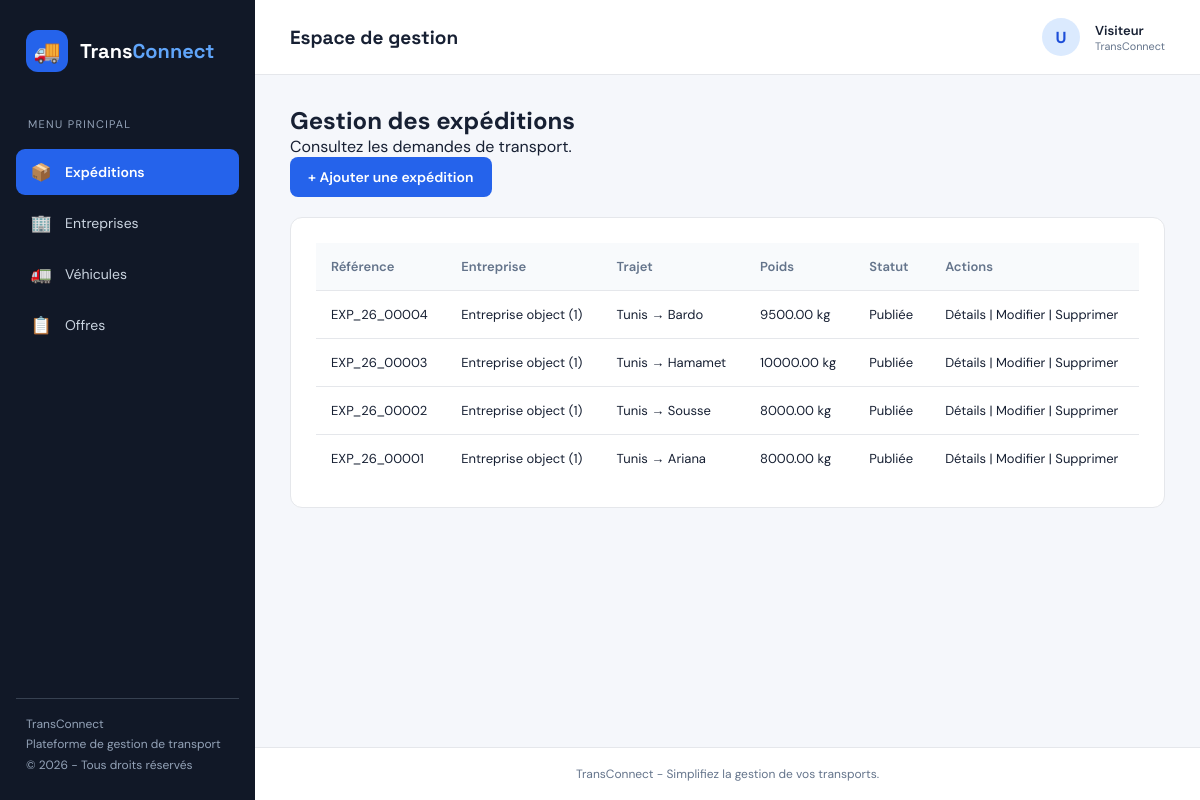
The page /expeditions/list/ on the database as committed earlier.
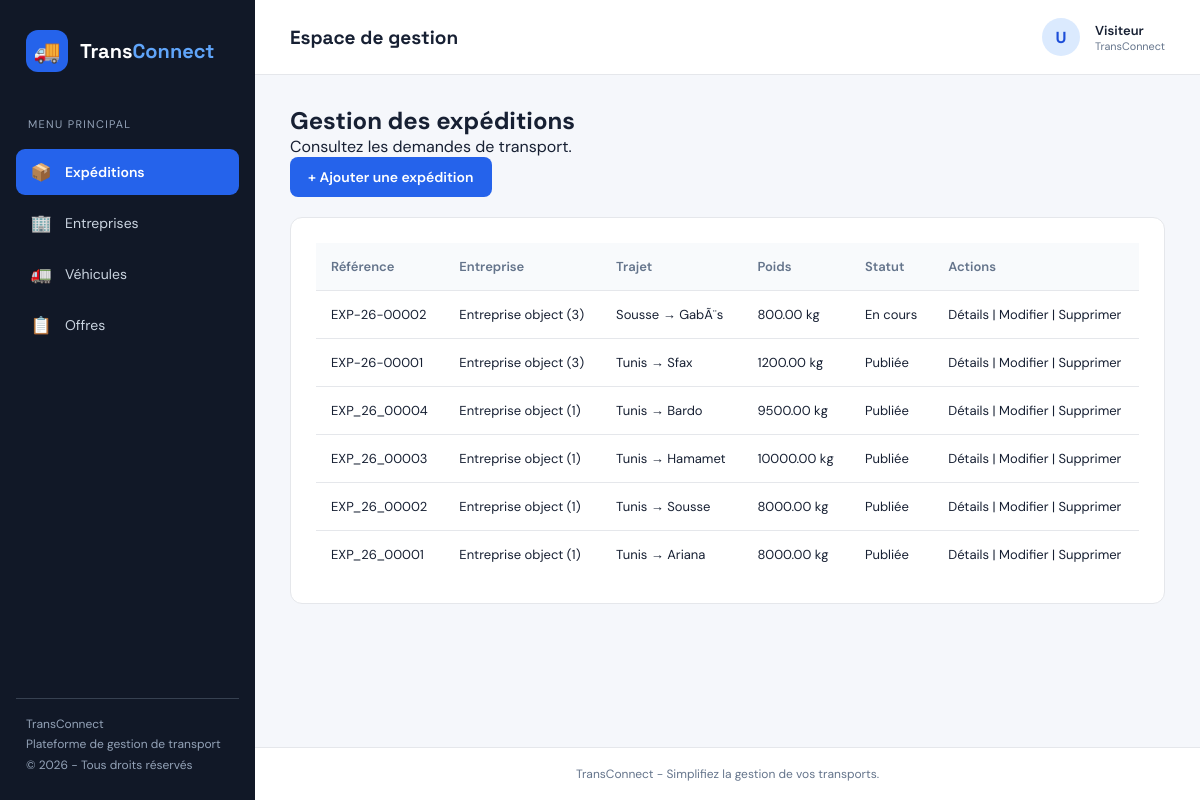
The same page on the database as committed later.
### ExpeditionsApp/models.py (models this page shows, shortened)
class Expedition(models.Model):
    STATUT_CHOICES = [
        ('publiee', 'Publiée'),
        ('attribuee', 'Attribuée'),
        ('en_cours', 'En cours'),
        ('livree', 'Livrée'),
        ('annulee', 'Annulée'),
    ]
    reference = models.CharField(max_length=12, unique=True, editable=False)
    ville_depart = models.CharField(max_length=100)
    ville_arrivee = models.CharField(max_length=100)
    poids_kg = models.DecimalField(max_digits=10, decimal_places=2, validators=[MinValueValidator(Decimal('0.01'), message="Le poids doit etre superieur a 0.")])
    date_souhaitee = models.DateField()
    description = models.TextField(blank=True)
    statut = models.CharField(max_length=20, choices=STATUT_CHOICES, default='publiee')
    entreprise = models.ForeignKey('EntreprisesApp.Entreprise', on_delete=models.CASCADE, related_name='expeditions' )
    created_at = models.DateTimeField(auto_now_add=True)
    updated_at = models.DateTimeField(auto_now=True)

### EntreprisesApp/models.py (models this page shows)
class Entreprise(models.Model):
    raison_sociale = models.CharField(max_length=200, null=False, blank=False)
    matricule_fiscal = models.CharField(max_length=17, null=False, blank=False, unique=True, validators=[matricule_fiscal_validator])
    adresse = models.TextField(validators=[MinLengthValidator(20, "Ladresse doit contenir au moins 20 caracteres")])
    type_entreprise = models.CharField(max_length=100, choices=[('chargeur', 'Chargeur'), ('transporteur', 'Transporteur')])
    created_at = models.DateTimeField(auto_now_add=True)
    updated_at = models.DateTimeField(auto_now=True)
    gerant = models.OneToOneField(Utilisateur, on_delete=models.CASCADE, related_name='entreprise')

### ExpeditionsApp/views.py (the view)
# urls.py: path('list/', listExpeditions, name='list_expeditions'),
def listExpeditions(request):
    expeditions = Expedition.objects.all()
    expeditions = (Expedition.objects
                   .select_related('entreprise')
                   .order_by('-created_at'))
    return render(request, 'expedition/liste.html', {'expeditions': expeditions})

### templates/expedition/liste.html (shortened to what this page needs)
{% extends 'base.html' %}
{% block content %}
<div class="form-page">
    <h1>Gestion des expéditions</h1>
    <p>Consultez les demandes de transport.</p>
    <a href="{% url 'expedition:create_expedition' %}" class="btn-primary">
        + Ajouter une expédition
    </a>
    <div class="form-card">
        <table>
            <thead>
                <tr>
                    <th>Référence</th>
                    <th>Entreprise</th>
                    <th>Trajet</th>
                    <th>Poids</th>
                    <th>Statut</th>
                    <th>Actions</th>
                </tr>
            </thead>
            <tbody>
                {% for expedition in expeditions %}
                <tr>
                    <td>{{ expedition.reference }}</td>
                    <td>{{ expedition.entreprise }}</td>
                    <td>{{ expedition.ville_depart }} → {{ expedition.ville_arrivee }}</td>
                    <td>{{ expedition.poids_kg }} kg</td>
                    <td>{{ expedition.get_statut_display }}</td>
                    <td>
                        <a href="{% url 'expedition:detail' expedition.pk %}">Détails</a>
                        |
                        <a href="{% url 'expedition:update_expedition' expedition.pk %}">Modifier</a>
                        |
                        <a href="{% url 'expedition:supprimer_expedition' expedition.pk %}">Supprimer</a>
                    </td>
                </tr>
                {% empty %}
                <tr>
                    <td colspan="6">Aucune expédition enregistrée.</td>
                </tr>
                {% endfor %}
            </tbody>
        </table>
    </div>
</div>
{% endblock %}

Rows that differ between the two databases and show on the page:
added Expedition: reference "EXP-26-00002", entreprise "Entreprise object (3)", ville_depart "Sousse", ville_arrivee "GabÃ¨s", poids_kg "800.00", statut "En cours"
added Expedition: reference "EXP-26-00001", entreprise "Entreprise object (3)", ville_depart "Tunis", ville_arrivee "Sfax", poids_kg "1200.00", statut "Publiée"
